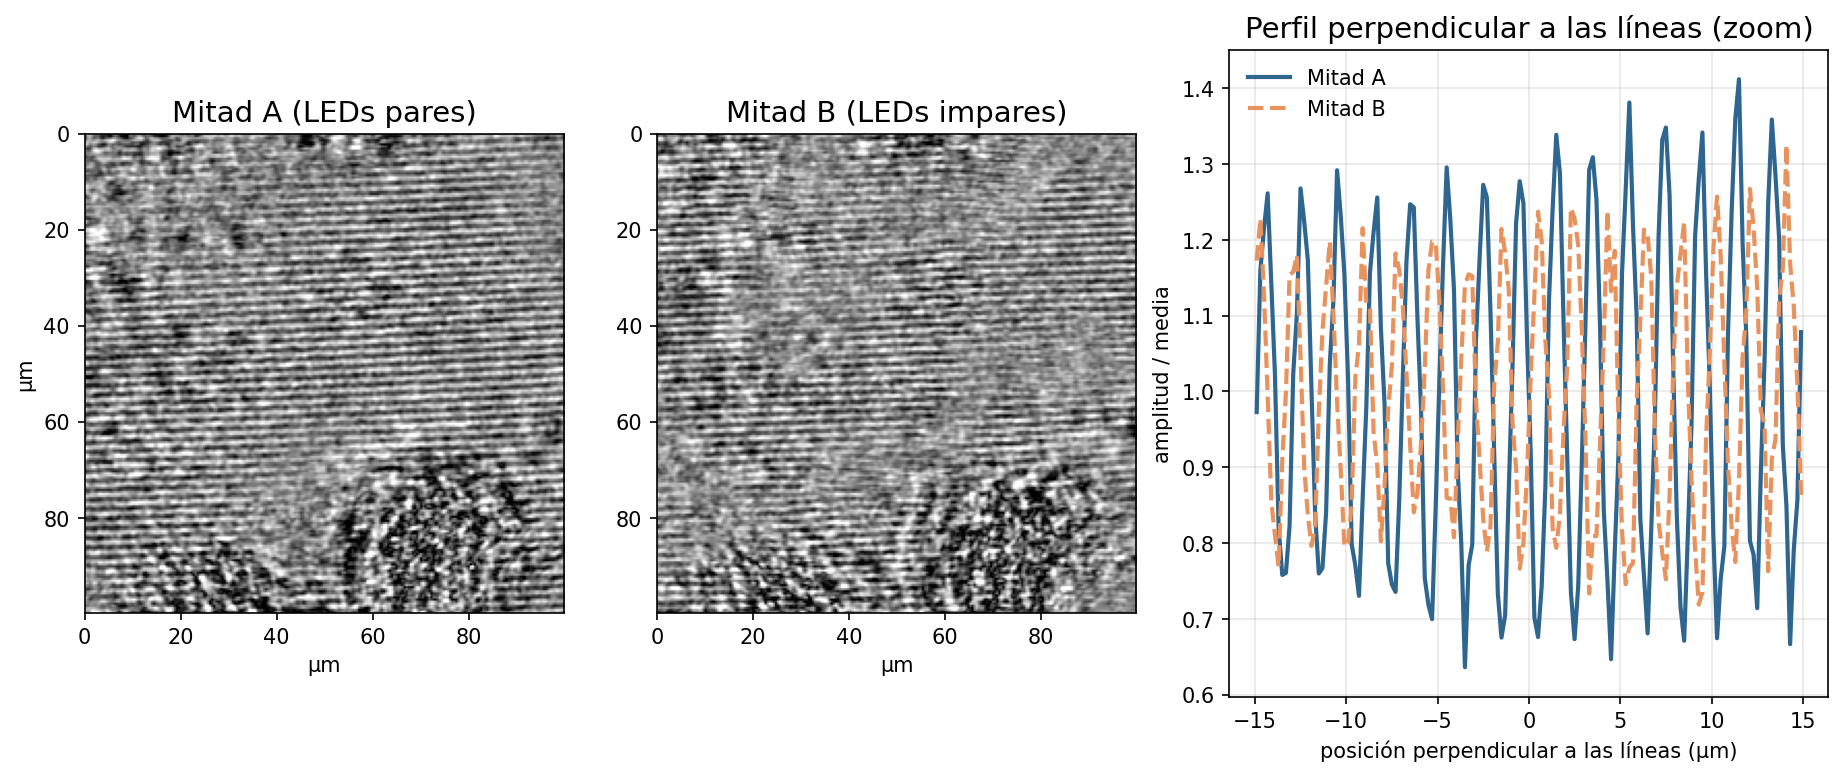

Generate this figure with Python:
"""red500_mitades.py -- 19/11/2026. ¿Las dos mitades (LEDs disjuntos) reconstruyen las MISMAS líneas de la red de 500 l/mm?

No solo el mismo período (eso lo mide red500_espectro.py), sino la misma posición de las líneas:
  1. correlación de Pearson entre las amplitudes de A y B en el zoom central de 100 µm, y la misma correlación
     después de filtrar alrededor de los órdenes ±1 de la red (anillo de radio 0,5 µm⁻¹, ancho ±0,08);
  2. posición de las líneas: se demodula cada amplitud en la frecuencia de la red (una banda lateral, radio
     0,06 µm⁻¹, señal analítica) y se compara la fase local de A y B en la zona central de 344 µm.
     coherencia = |Σ sA·conj(sB)| / Σ|sA·sB|: 1 = líneas en la misma posición en todo el campo (con un corrimiento
     fijo), ~0 = la posición relativa cambia al azar. Se reporta también la Δφ por bloques de 50 µm.
     (Un único Δφ en un bin de la FFT del zoom no sirve: los picos de A y B caen en bins distintos, 0,501 y 0,521.)
Figura: amplitud de A y B en el zoom de 100 µm, mismo rango de grises (percentiles 1–99 de las dos juntas),
y un perfil promedio perpendicular a las líneas.
Uso: python3 red500_mitades.py <carpeta de la reconstrucción> <png de salida>
"""
import sys
import numpy as np
import matplotlib
matplotlib.use('Agg')
import matplotlib.pyplot as plt

D = sys.argv[1] if len(sys.argv) > 1 else '/home/chanoscopio/Documents/AleYLu/reconstrucciones/2026-11-18/red500/recon'
SAL = sys.argv[2] if len(sys.argv) > 2 else 'red500_mitades.png'
DX = 0.43            # µm por píxel reconstruido (resumen.txt)
ZOOM_UM = 100.0

A = np.abs(np.load(f'{D}/objeto_mitadA.npy'))
B = np.abs(np.load(f'{D}/objeto_mitadB.npy'))
n = A.shape[0]; h = int(round(ZOOM_UM / DX / 2)); c = n // 2
a, b = A[c - h:c + h, c - h:c + h], B[c - h:c + h, c - h:c + h]


def espectro(x):
    m = x.shape[0]; w = np.outer(np.hanning(m), np.hanning(m))
    return np.fft.fft2(w * (x - x.mean())), np.fft.fftfreq(m, DX)


FA, f = espectro(a); FB, _ = espectro(b)
FX, FY = np.meshgrid(f, f); fr = np.hypot(FX, FY)
banda = (fr > 0.35) & (fr < 0.75)
i = np.argmax(np.where(banda, np.abs(FA) + np.abs(FB), 0))
gx, gy = FX.flat[i], FY.flat[i]; g = np.hypot(gx, gy); T = 1 / g
anillo = np.abs(fr - g) < 0.08
abp = np.real(np.fft.ifft2(FA * anillo)); bbp = np.real(np.fft.ifft2(FB * anillo))
r_crudo = np.corrcoef(a.ravel(), b.ravel())[0, 1]
r_red = np.corrcoef(abp.ravel(), bbp.ravel())[0, 1]

# fase local de la red en A y B (zona central de 800 px = 344 µm)
fN = np.fft.fftfreq(n, DX); GX, GY = np.meshgrid(fN, fN)
lado = (np.hypot(GX - gx, GY - gy) < 0.06)
sA = np.fft.ifft2(np.fft.fft2(A - A.mean()) * lado)[200:-200, 200:-200]
sB = np.fft.ifft2(np.fft.fft2(B - B.mean()) * lado)[200:-200, 200:-200]
d = sA * np.conj(sB)
coh = np.abs(d.sum()) / np.abs(d).sum()
blq = 116
bloques = [np.degrees(np.angle(d[i:i + blq, j:j + blq].sum()))
           for i in range(0, d.shape[0] - blq + 1, blq) for j in range(0, d.shape[1] - blq + 1, blq)]

print(f'zoom {2 * h} px = {2 * h * DX:.0f} µm;  vector de la red f=({gx:+.3f},{gy:+.3f}) µm⁻¹, T={T:.3f} µm')
print(f'correlación A-B en el zoom: amplitud {r_crudo:+.3f};  filtrada en la frecuencia de la red {r_red:+.3f}')
print(f'coherencia de la posición de las líneas A-B (344 µm): {coh:.2f};  Δφ por bloques de 50 µm: '
      f'{np.min(bloques):+.0f}° a {np.max(bloques):+.0f}° (sd {np.std(bloques):.0f}°)')

# perfil perpendicular a las líneas: proyectar sobre la dirección del vector de la red
yy, xx = (np.mgrid[:2 * h, :2 * h] - h) * DX
s = (xx * gx + yy * gy) / g
bins = np.arange(-15, 15 + 0.1, 0.2)                   # 30 µm de perfil, cada 0,2 µm
k = np.digitize(s.ravel(), bins)
def perfil(x):
    return np.array([x.ravel()[k == j].mean() for j in range(1, len(bins))])
centros = 0.5 * (bins[1:] + bins[:-1])
pa, pb = perfil(a), perfil(b)

lo, hi = np.percentile(np.concatenate([a.ravel(), b.ravel()]), [1, 99])
fig = plt.figure(figsize=(15, 5.6), dpi=150)
gs = fig.add_gridspec(1, 3, width_ratios=[1, 1, 1.25], wspace=0.18)
ext = [0, 2 * h * DX, 2 * h * DX, 0]
for j, (img, tit) in enumerate(((a, 'Mitad A (LEDs pares)'), (b, 'Mitad B (LEDs impares)'))):
    ax = fig.add_subplot(gs[j]); ax.imshow(img, cmap='gray', vmin=lo, vmax=hi, extent=ext)
    ax.set_title(tit, fontsize=14); ax.set_xlabel('µm'); ax.set_ylabel('µm' if j == 0 else '')
ax = fig.add_subplot(gs[2])
ax.plot(centros, pa / pa.mean(), color='#2F6690', lw=2, label='Mitad A')
ax.plot(centros, pb / pb.mean(), color='#E8925E', lw=2, ls='--', label='Mitad B')
ax.set_xlabel('posición perpendicular a las líneas (µm)'); ax.set_ylabel('amplitud / media')
ax.set_title(f'Perfil perpendicular a las líneas (zoom)', fontsize=14)
ax.legend(frameon=False); ax.grid(alpha=0.3)
fig.savefig(SAL, bbox_inches='tight', facecolor='white')
print('figura:', SAL)
